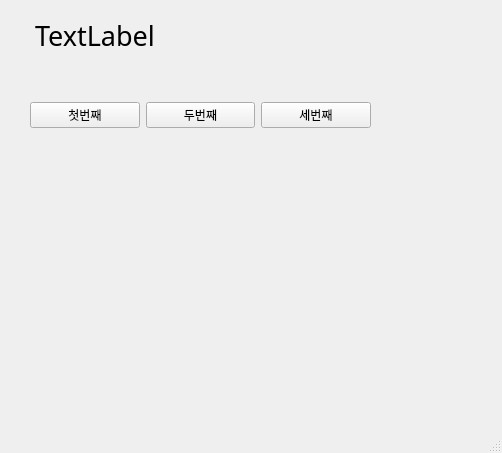
<?xml version="1.0" encoding="UTF-8"?>
<ui version="4.0">
 <class>MainWindow</class>
 <widget class="QMainWindow" name="MainWindow">
  <property name="geometry">
   <rect>
    <x>0</x>
    <y>0</y>
    <width>502</width>
    <height>453</height>
   </rect>
  </property>
  <property name="windowTitle">
   <string>MainWindow</string>
  </property>
  <widget class="QWidget" name="centralwidget">
   <widget class="QWidget" name="horizontalLayoutWidget">
    <property name="geometry">
     <rect>
      <x>30</x>
      <y>60</y>
      <width>341</width>
      <height>111</height>
     </rect>
    </property>
    <layout class="QHBoxLayout" name="horizontalLayout">
     <item>
      <widget class="QPushButton" name="pushButton_3">
       <property name="text">
        <string>첫번째</string>
       </property>
      </widget>
     </item>
     <item>
      <widget class="QPushButton" name="pushButton_2">
       <property name="text">
        <string>두번째</string>
       </property>
      </widget>
     </item>
     <item>
      <widget class="QPushButton" name="pushButton">
       <property name="text">
        <string>세번째</string>
       </property>
      </widget>
     </item>
    </layout>
   </widget>
   <widget class="QLabel" name="label">
    <property name="geometry">
     <rect>
      <x>35</x>
      <y>20</y>
      <width>331</width>
      <height>31</height>
     </rect>
    </property>
    <property name="font">
     <font>
      <family>맑은 고딕</family>
      <pointsize>20</pointsize>
     </font>
    </property>
    <property name="text">
     <string>TextLabel</string>
    </property>
   </widget>
  </widget>
  <widget class="QMenuBar" name="menubar">
   <property name="geometry">
    <rect>
     <x>0</x>
     <y>0</y>
     <width>502</width>
     <height>21</height>
    </rect>
   </property>
  </widget>
  <widget class="QStatusBar" name="statusbar"/>
 </widget>
 <resources/>
 <connections>
  <connection>
   <sender>pushButton_3</sender>
   <signal>clicked()</signal>
   <receiver>MainWindow</receiver>
   <slot>firstClick()</slot>
   <hints>
    <hint type="sourcelabel">
     <x>92</x>
     <y>147</y>
    </hint>
    <hint type="destinationlabel">
     <x>131</x>
     <y>224</y>
    </hint>
   </hints>
  </connection>
  <connection>
   <sender>pushButton_2</sender>
   <signal>clicked()</signal>
   <receiver>MainWindow</receiver>
   <slot>secondClick()</slot>
   <hints>
    <hint type="sourcelabel">
     <x>163</x>
     <y>145</y>
    </hint>
    <hint type="destinationlabel">
     <x>227</x>
     <y>196</y>
    </hint>
   </hints>
  </connection>
  <connection>
   <sender>pushButton</sender>
   <signal>clicked()</signal>
   <receiver>MainWindow</receiver>
   <slot>thirdClick()</slot>
   <hints>
    <hint type="sourcelabel">
     <x>316</x>
     <y>144</y>
    </hint>
    <hint type="destinationlabel">
     <x>347</x>
     <y>207</y>
    </hint>
   </hints>
  </connection>
 </connections>
 <slots>
  <slot>firstClick()</slot>
  <slot>secondClick()</slot>
  <slot>thirdClick()</slot>
 </slots>
</ui>
